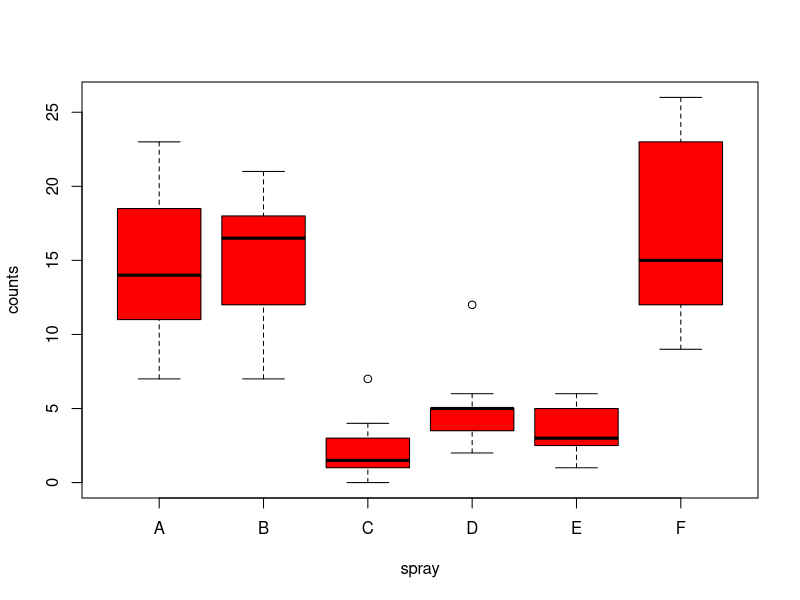

The R source for this figure: (Note: this script raises an error after producing the figure.)


library(tidyr) 
library(dplyr) 
library(ggplot2)
#1.1  
boxplot(count ~ spray, data = InsectSprays, col = "red", 
        xlab="spray", ylab="counts") +
labs(title = "Comparison of different doses")
#1.2第二题找不到合适的数据，由蒋浩同学举例并给出方法

ggplot(economics,aes(x=date,y=unemploy))+ 
  geom_line(colour='blue')+
  geom_line(colour='blue') + 
  geom_area(colour='blue',alpha=0.4)+
  labs(title = "Economics")+
  xlab('The Time Series of Date')+ 
  ylab('The Time Series of unemploy')+
  geom_smooth(method = "loess")+
  theme_bw()


#1.3
x <- rnorm(100) 


h <- hist(x, plot=F) 
ylim <- range(0, h$density, dnorm(0))
hist(x, freq=F, ylim=ylim) 
curve(dnorm(x),add=T,col="red") 
  

 #1.4

x <- runif(50,0,2)
y <- runif(50,0,2)


plot(x, y, main="Scatter plot", xlab="x", ylab="y")
text(0.5, 0.5, "text at (0.5, 0.5)")
abline(h=.5, v=0.5)
  
# MingYANG noticed
# these works are too basic and simple
# also you missing image plot
# I don`t see any plot in your report
# the end
